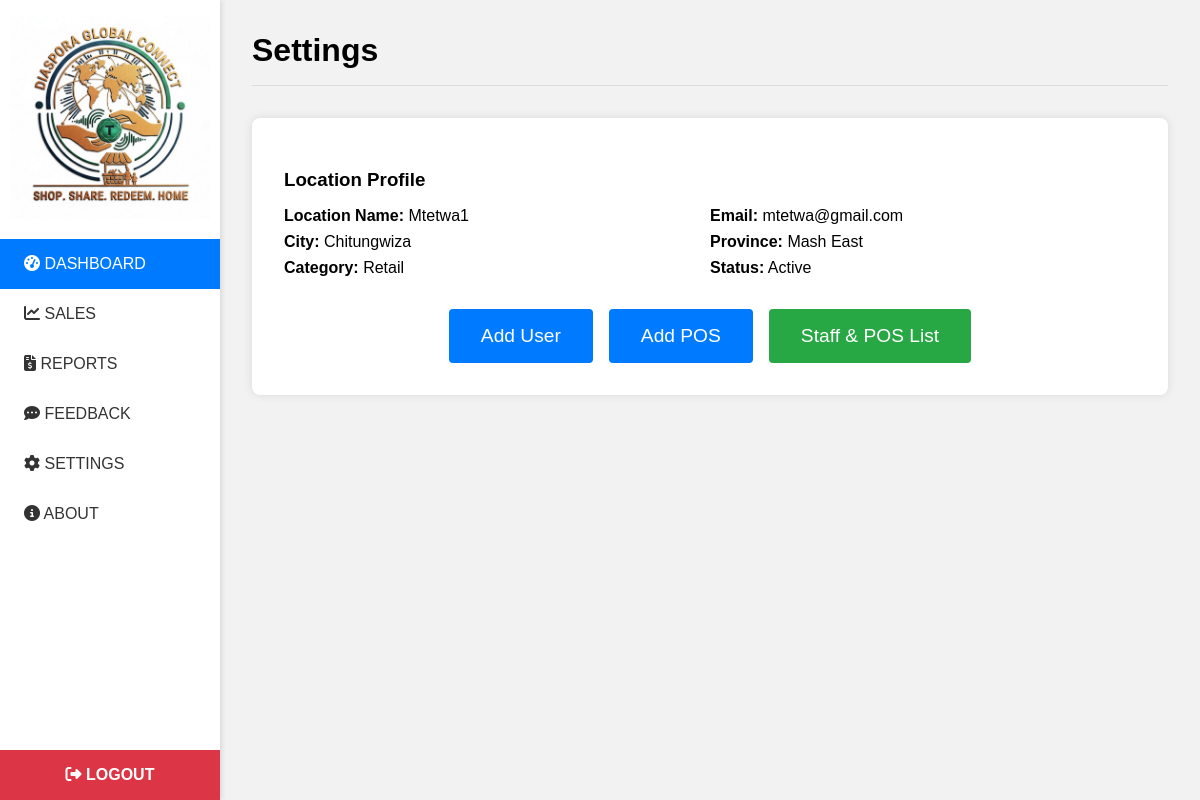
/Location/settings/ (signed in), run on the app's committed database.
### Location/models.py (models this page shows, shortened)
class Location(models.Model):
    location_name = models.CharField(max_length=200)
    email_address = models.EmailField(unique=True)
    username = models.CharField(max_length=150, unique=True)
    city = models.CharField(max_length=100)
    province = models.CharField(max_length=100)
    category = models.CharField(max_length=100)
    password = models.CharField(max_length=128)
    user = models.ForeignKey(Dealer, on_delete=models.SET_NULL, null=True, blank=True, related_name='managed_locations')
    is_active = models.BooleanField(default=True)
    created_at = models.DateTimeField(auto_now_add=True)
    updated_at = models.DateTimeField(auto_now=True)
    class Meta:
        ordering = ['-created_at']

### Location/views.py (the view)
# urls.py: path('settings/', views.location_settings, name='location_settings'),
def location_settings(request):
    if not request.session.get('location_logged_in'):
        return redirect('location_login')
    location_id = request.session.get('location_id')
    try:
        location = Location.objects.get(id=location_id)
    except Location.DoesNotExist:
        request.session.flush()
        return redirect('location_login')
    available_pos = Location.objects.get(id=location_id).pos_devices.filter(user__isnull=True)
    return render(request, 'Location/location_settings.html', {
        'location': location,
        'users': location.users.all(),
        'pos_devices': location.pos_devices.all(),
        'available_pos': available_pos,
        'user_form': LocationUserForm(),
        'pos_form': LocationPosForm(location=location)
    })

### Location/models.py (called while the page is built)
    def __str__(self):
        return f"{self.firstname} {self.lastname} ({self.username})"

### templates/Location/location_settings.html (shortened to what this page needs)
{% load static %}
<!DOCTYPE html>
<html lang="en">
<head>
    <link rel="stylesheet" href="https://cdnjs.cloudflare.com/ajax/libs/font-awesome/6.4.0/css/all.min.css">
</head>
<body>
    <div class="sidebar">
        <img src="{% static 'images/icon.png' %}" alt="System Logo"
            style="width: 200px; height: auto; align-self: center; margin-bottom: 20px;">
        <a href="{% url 'location_dashboard' %}" class="active"><i class="fa-solid fa-tachometer-alt"></i> DASHBOARD</a>
        <a href="{% url 'location_sales' %}"><i class="fa-solid fa-chart-line"></i> SALES</a>
        <a href="{% url 'location_reports' %}"><i class="fa-solid fa-file-invoice-dollar"></i> REPORTS</a>
        <a href="{% url 'location_feedback' %}"><i class="fa-solid fa-comment-dots"></i> FEEDBACK</a>
        <a href="{% url 'location_settings' %}"><i class="fa-solid fa-gear"></i> SETTINGS</a>
        <a href="{% url 'location_about' %}"><i class="fa-solid fa-circle-info"></i> ABOUT</a>
        <a href="{% url 'location_login' %}" class="logout-link"><i class="fa-solid fa-right-from-bracket"></i>
            LOGOUT</a>
    </div>
    <div class="content">
        <div class="header">
            <h1>Settings</h1>
        </div>
        <div class="settings-content">
            <div class="profile-section">
                <h3>Location Profile</h3>
                <div class="info-row">
                    <p><strong>Location Name:</strong> {{ location.location_name }}</p>
                    <p><strong>Email:</strong> {{ location.email_address }}</p>
                </div>
                <div class="info-row">
                    <p><strong>City:</strong> {{ location.city }}</p>
                    <p><strong>Province:</strong> {{ location.province }}</p>
                </div>
                <div class="info-row">
                    <p><strong>Category:</strong> {{ location.category }}</p>
                    <p><strong>Status:</strong> {% if location.is_active %}Active{% else %}Inactive{% endif %}</p>
                </div>
            </div>
            <div class="button-group">
                <button class="btn btn-secondary" onclick="toggleSection('user-form-section')">Add User</button>
                <button class="btn btn-secondary" onclick="toggleSection('pos-form-section')">Add POS</button>
                <button class="btn" onclick="toggleSection('staff-list-section')">Staff & POS List</button>
            </div>
        </div>
    </div>
</body>
</html>

### templates/Location/location_settings.html (style rules this page uses)
body { font-family: Arial, sans-serif; background-color: #f2f2f2; margin: 0; display: flex; height: 100vh; }
.sidebar { width: 220px; background-color: #fff; box-shadow: 2px 0 5px rgba(0, 0, 0, 0.1); display: flex; flex-direction: column; padding-top: 1rem; }
.sidebar a { color: #333; padding: 1rem 1.5rem; text-decoration: none; font-size: 1rem; transition: background-color 0.3s ease; }
.sidebar a:hover, .sidebar a.active { background-color: #007bff; color: white; }
.content { flex-grow: 1; padding: 2rem; }
.header { display: flex; justify-content: space-between; align-items: center; padding-bottom: 1rem; border-bottom: 1px solid #ddd; margin-bottom: 2rem; }
.header h1 { margin: 0; }
.logout-link { margin-top: auto; padding: 1rem 1.5rem; background-color: #dc3545; color: white !important; text-align: center; text-decoration: none; font-weight: bold; }
.settings-content { background-color: white; padding: 2rem; border-radius: 8px; box-shadow: 0 0 10px rgba(0, 0, 0, 0.1); }
.profile-section { margin-bottom: 2rem; }
.profile-section h3 { margin-bottom: 1rem; }
.info-row { display: flex; justify-content: space-between; margin: 0.5rem 0; }
.info-row p { flex: 1; margin: 0; }
.button-group { display: flex; gap: 1rem; justify-content: center; }
.btn { padding: 1rem 2rem; background-color: #28a745; color: white; border: none; border-radius: 4px; font-size: 1.2rem; cursor: pointer; transition: background-color 0.3s ease; }
.btn-secondary { background-color: #007bff; }

### data on the page
Location: location_name "Mtetwa1", email_address "mtetwa@gmail.com", city "Chitungwiza", province "Mash East", category "Retail"
